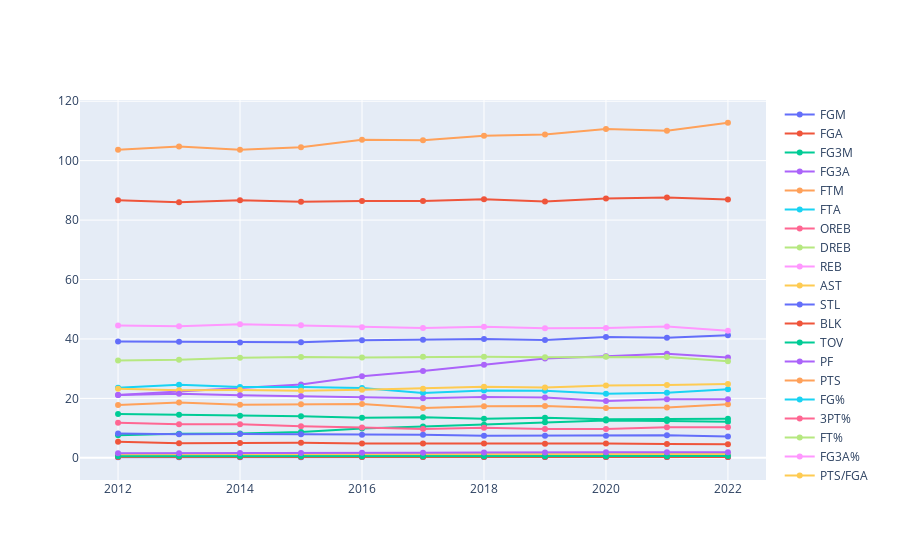

The cell this chart's notebook holds for it:
### Code cell
change_per100_df = change_df.copy()
change_per100_df
for col in change_per100_df.columns[3:18]:
    change_per100_df[col] = (change_per100_df[col]/change_per100_df['POSS_est'])*100

change_per100_df.drop(columns = ['MIN','POSS_est'], inplace = True)
change_per100_df

fig = go.Figure()
for col in change_per100_df.columns[1:]:
    fig.add_trace(go.Scatter(x=change_per100_df['Season_start_year'],
                             y=change_per100_df[col], name=col))

fig.show()
